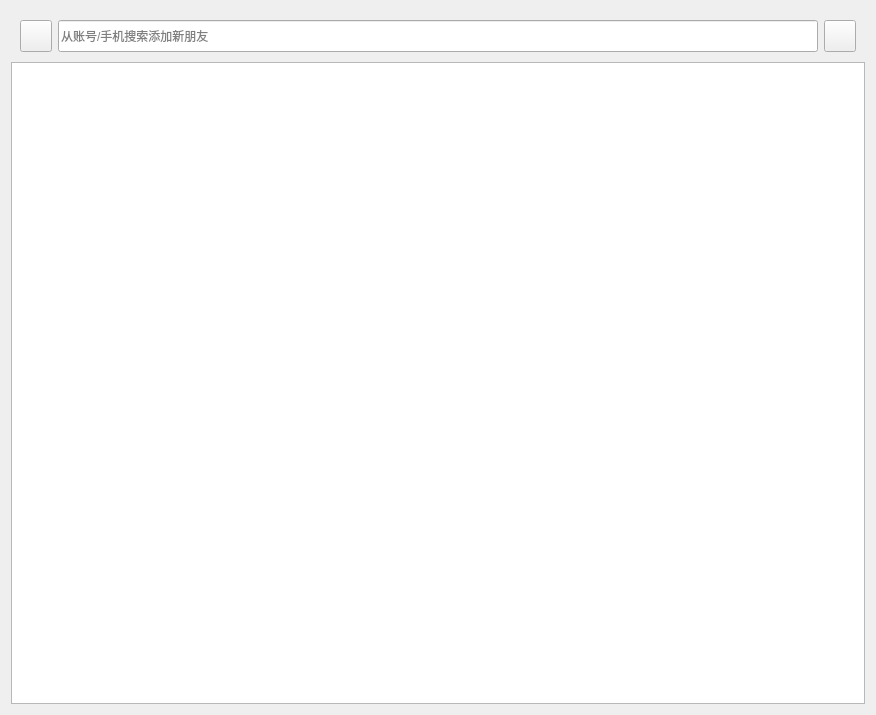
<?xml version="1.0" encoding="UTF-8"?>
<ui version="4.0">
 <class>NewFriendWidget</class>
 <widget class="QWidget" name="NewFriendWidget">
  <property name="geometry">
   <rect>
    <x>0</x>
    <y>0</y>
    <width>876</width>
    <height>715</height>
   </rect>
  </property>
  <property name="windowTitle">
   <string>Form</string>
  </property>
  <layout class="QVBoxLayout" name="verticalLayout">
   <item>
    <widget class="QWidget" name="widget_2" native="true">
     <property name="minimumSize">
      <size>
       <width>0</width>
       <height>45</height>
      </size>
     </property>
     <property name="maximumSize">
      <size>
       <width>16777215</width>
       <height>45</height>
      </size>
     </property>
     <layout class="QHBoxLayout" name="horizontalLayout">
      <item>
       <widget class="QPushButton" name="back_button">
        <property name="minimumSize">
         <size>
          <width>32</width>
          <height>32</height>
         </size>
        </property>
        <property name="maximumSize">
         <size>
          <width>32</width>
          <height>32</height>
         </size>
        </property>
        <property name="text">
         <string/>
        </property>
        <property name="iconSize">
         <size>
          <width>32</width>
          <height>32</height>
         </size>
        </property>
       </widget>
      </item>
      <item>
       <widget class="QLineEdit" name="lineEdit">
        <property name="minimumSize">
         <size>
          <width>0</width>
          <height>32</height>
         </size>
        </property>
        <property name="maximumSize">
         <size>
          <width>16777215</width>
          <height>32</height>
         </size>
        </property>
        <property name="placeholderText">
         <string>从账号/手机搜索添加新朋友</string>
        </property>
       </widget>
      </item>
      <item>
       <widget class="QPushButton" name="search_button">
        <property name="minimumSize">
         <size>
          <width>32</width>
          <height>32</height>
         </size>
        </property>
        <property name="maximumSize">
         <size>
          <width>32</width>
          <height>32</height>
         </size>
        </property>
        <property name="text">
         <string/>
        </property>
        <property name="iconSize">
         <size>
          <width>32</width>
          <height>32</height>
         </size>
        </property>
       </widget>
      </item>
     </layout>
    </widget>
   </item>
   <item>
    <widget class="QListWidget" name="listWidget"/>
   </item>
  </layout>
 </widget>
 <resources/>
 <connections/>
</ui>
